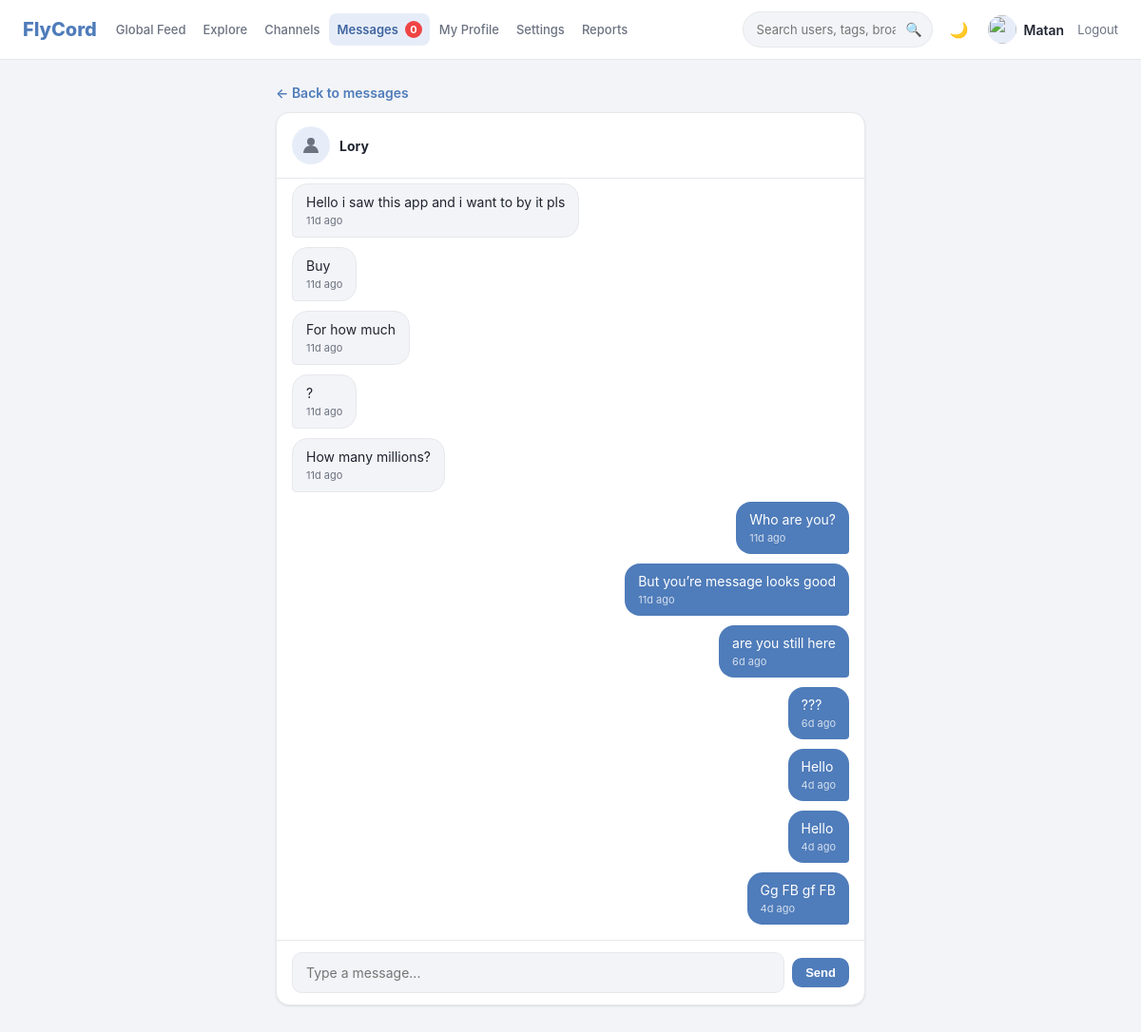
Screenshot of /messages/Lory (signed in) with the database file from the repository.
### tables this page shows
CREATE TABLE users (
            id INTEGER PRIMARY KEY AUTOINCREMENT,
            username TEXT UNIQUE NOT NULL,
            password_hash TEXT NOT NULL,
            avatar TEXT NOT NULL DEFAULT '🦁',
            avatar_image_filename TEXT,
            bio TEXT NOT NULL DEFAULT '',
            created_at TEXT NOT NULL
        , banned_until TEXT, is_verified INTEGER NOT NULL DEFAULT 0);

CREATE TABLE messages (
            id INTEGER PRIMARY KEY AUTOINCREMENT,
            sender_id INTEGER NOT NULL REFERENCES users(id) ON DELETE CASCADE,
            receiver_id INTEGER NOT NULL REFERENCES users(id) ON DELETE CASCADE,
            content TEXT NOT NULL DEFAULT '',
            created_at TEXT NOT NULL,
            is_read INTEGER NOT NULL DEFAULT 0
        );

### app.py (the view)
@app.route("/messages/<username>")
@login_required
def message_thread(username):
    db = get_db()
    uid = session["user_id"]
    partner = db.execute("SELECT * FROM users WHERE username = ?", (username,)).fetchone()
    if partner is None:
        abort(404)
    if partner["id"] == uid:
        abort(404)
    msgs = db.execute(
        """
        SELECT m.*, u.username, u.avatar FROM messages m
        JOIN users u ON u.id = m.sender_id
        WHERE (m.sender_id = ? AND m.receiver_id = ?)
           OR (m.sender_id = ? AND m.receiver_id = ?)
        ORDER BY m.created_at ASC
        """,
        (uid, partner["id"], partner["id"], uid),
    ).fetchall()
    db.execute(
        "UPDATE messages SET is_read = 1 WHERE sender_id = ? AND receiver_id = ? AND is_read = 0",
        (partner["id"], uid),
    )
    db.commit()
    last_id = msgs[-1]["id"] if msgs else 0
    return render_template(
        "message_thread.html", partner=partner, messages=msgs,
        last_id=last_id, max_len=MESSAGE_MAX_LEN,
    )

### app.py (called while the page is built, shortened)
def get_db():
    if "db" not in g:
        g.db = sqlite3.connect(DB_PATH)
        g.db.row_factory = sqlite3.Row
        g.db.execute("PRAGMA foreign_keys = ON")
    return g.db

def login_required(view):
    @wraps(view)
    def wrapped(*args, **kwargs):
        if not session.get("user_id"):
            flash("Please log in first.", "error")
            return redirect(url_for("login", next=request.path))
        user = current_user()
        if user is None:
            session.clear()
            flash("Your session expired — please log in again.", "error")
            return redirect(url_for("login", next=request.path))
        if is_user_banned(user):
            session.clear()
            flash(ban_message(user), "error")
            return redirect(url_for("login", next=request.path))
        return view(*args, **kwargs)
    return wrapped

def current_user():
    if "user_id" not in session:
        return None
    db = get_db()
    return db.execute(
        "SELECT * FROM users WHERE id = ?", (session["user_id"],)
    ).fetchone()

def is_admin_user(user):
    return bool(user) and user["username"] in ADMIN_USERNAMES

def is_verified_user(user):
    return bool(user) and bool(user["is_verified"])

def can_create_tags(user):
    return is_admin_user(user) or is_verified_user(user)

def can_create_channels(user):
    return is_admin_user(user) or is_verified_user(user)

def is_user_banned(user):
    if not user or not user["banned_until"]:
        return False

@app.context_processor
def inject_user():
    user = current_user()
    admin = is_admin_user(user)
    open_report_count = 0
    if admin:
        open_report_count = get_db().execute(
            "SELECT COUNT(*) c FROM reports WHERE status = 'open'"
        ).fetchone()["c"]
    return {
        "current_user": user,
        "is_admin": admin,
        "is_verified": is_verified_user(user),
        "can_create_tags": can_create_tags(user),
        "can_create_channels": can_create_channels(user),
        "admin_usernames": ADMIN_USERNAMES,
        "admin_open_report_count": open_report_count,
        "dark_theme": request.cookies.get("flycord_theme") == "dark",
    }

def versioned_static(filename):
    path = os.path.join(app.static_folder, filename)
    try:
        version = int(os.path.getmtime(path))
    except OSError:
        version = 0
    return f"{url_for('static', filename=filename)}?v={version}"

### templates/message_thread.html (shortened to what this page needs)
{% extends "base.html" %}
{% block content %}
<div class="grid grid-single">
  <section class="col-center">
    <a href="{{ url_for('messages_inbox') }}" class="back-link">← Back to messages</a>
    <div class="card chat-card">
      <div class="chat-header">
        {{ avatar_html(partner, 'avatar-md') }}
        <a class="post-username" href="{{ url_for('user_profile', username=partner['username']) }}">{{ partner['username'] }}</a>
      </div>
      <div class="chat-messages" id="chat-messages" data-partner="{{ partner['username'] }}" data-last-id="{{ last_id }}">
        {% for m in messages %}
        <div class="chat-bubble {{ 'mine' if m['sender_id'] == current_user['id'] else 'theirs' }}" data-msg-id="{{ m['id'] }}">
          {% if m['content'] %}<div class="bubble-text">{{ m['content'] }}</div>{% endif %}
          <div class="bubble-time">{{ m['created_at'] | time_ago }}</div>
        </div>
        {% else %}
        <div class="muted small" id="no-messages">Say hi to {{ partner['username'] }} 👋</div>
        {% endfor %}
      </div>
      <form method="post" action="{{ url_for('send_message', username=partner['username']) }}" id="chat-form" class="chat-form">
        <div class="chat-input-row">
          <input type="text" name="content" id="chat-input" maxlength="{{ max_len }}" placeholder="Type a message...">
          <button type="submit" class="btn btn-primary btn-small">Send</button>
        </div>
      </form>
    </div>
  </section>
</div>
{% endblock %}

### templates/base.html (shortened to what this page needs)
<!doctype html>
<html lang="en" class="{{ 'dark' if dark_theme else '' }}">
<head>
  <link rel="stylesheet" href="{{ versioned_static('css/style.css') }}">
</head>
<body>
  <header class="navbar">
    <div class="navbar-inner">
      <a class="brand" href="{{ url_for('feed') }}">FlyCord</a>
      {% if current_user %}
      <nav class="nav-links">
        <a class="nav-link {% if request.endpoint == 'feed' %}active{% endif %}" href="{{ url_for('feed') }}">Global Feed</a>
        <a class="nav-link {% if request.endpoint == 'explore' %}active{% endif %}" href="{{ url_for('explore') }}">Explore</a>
        <a class="nav-link {% if request.endpoint == 'channels_list' %}active{% endif %}" href="{{ url_for('channels_list') }}">Channels</a>
        <a class="nav-link {% if request.endpoint in ['messages_inbox','message_thread'] %}active{% endif %}" href="{{ url_for('messages_inbox') }}">
          Messages
          <span id="unread-badge" class="unread-badge" hidden>0</span>
        </a>
        <a class="nav-link {% if request.endpoint in ['profile_redirect','user_profile'] %}active{% endif %}" href="{{ url_for('profile_redirect') }}">My Profile</a>
        <a class="nav-link {% if request.endpoint == 'settings' %}active{% endif %}" href="{{ url_for('settings') }}">Settings</a>
        {% if is_admin %}
        <a class="nav-link {% if request.endpoint == 'admin_reports' %}active{% endif %}" href="{{ url_for('admin_reports') }}">
          Reports
        </a>
        {% endif %}
      </nav>
      <form class="search-form" action="{{ url_for('search') }}" method="get">
        <input type="text" name="q" placeholder="Search users, tags, broadcasts..."
               value="{{ request.args.get('q', '') }}">
        <button type="submit" class="icon-btn" title="Search">🔍</button>
      </form>
      {% endif %}
      <div class="navbar-right">
        <button id="theme-toggle" class="icon-btn" title="Toggle dark mode">🌙</button>
        {% if current_user %}
          <div class="user-chip">
            {{ avatar_html(current_user, 'avatar-sm') }}
            <span class="username">{{ current_user['username'] }}</span>
          </div>
          <a class="logout-link" href="{{ url_for('logout') }}">Logout</a>
        {% endif %}
      </div>
    </div>
  </header>
  <main class="page">
    {% block content %}{% endblock %}
  </main>
</body>
</html>

### rows the page displays
users: username "Matan"
users: username "Lory"
messages: content "Hello i saw this app and i want to by it pls", created_at "11d ago"
messages: content "Buy", created_at "11d ago"
messages: content "For how much", created_at "11d ago"
messages: content "?", created_at "11d ago"
messages: content "How many millions?", created_at "11d ago"
messages: content "Who are you?", created_at "11d ago"
messages: content "But you’re message looks good", created_at "11d ago"
messages: content "are you still here", created_at "6d ago"
messages: content "???", created_at "6d ago"
messages: content "Hello", created_at "4d ago"
messages: content "Hello", created_at "4d ago"
messages: content "Gg FB gf FB", created_at "4d ago"
